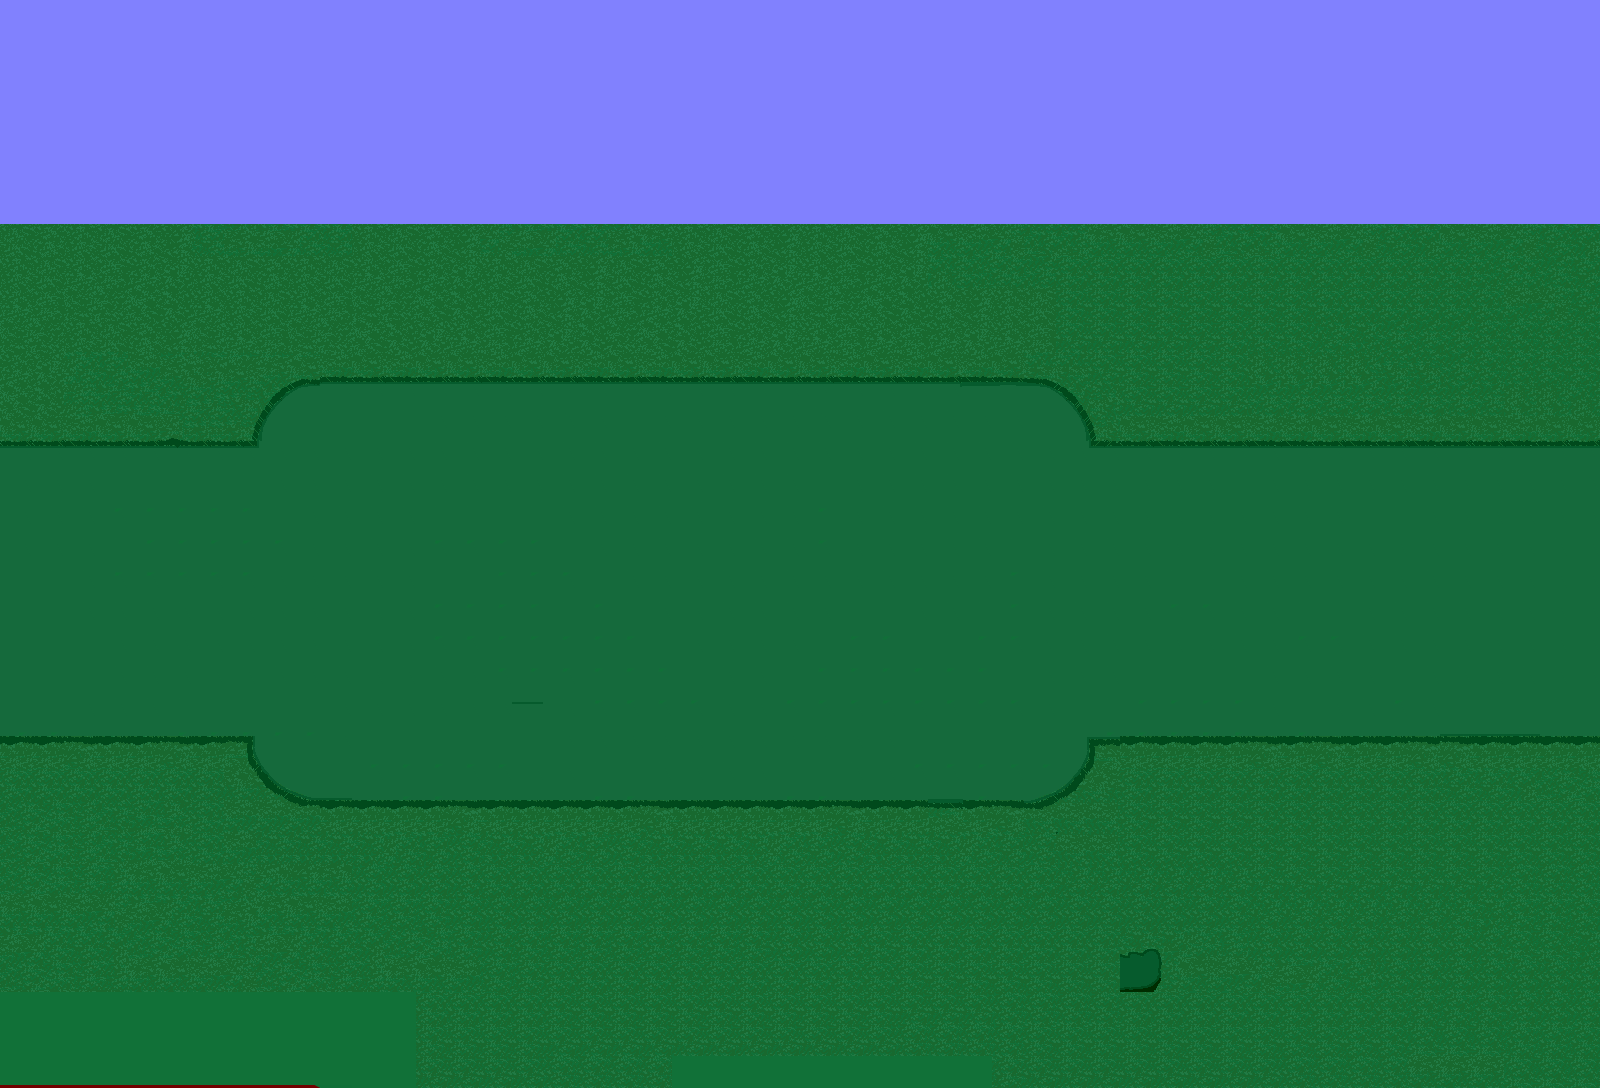

Tiled map render using the project's own tile images. Description and the map definition, with tile-layer contents summarised, below:
An orthogonal 50x34 tile map with 32x32 px tiles, 3 tile layers (Tile Layer 2, Tile Layer 1, Tile Layer 3), 5 tilesets and 32 objects (15x spobject, 9x item, level Info, trigger).

<map version="1.2" tiledversion="1.2.1" orientation="orthogonal" renderorder="right-down" width="50" height="34" tilewidth="32" tileheight="32" infinite="0" nextlayerid="6" nextobjectid="263">
 <tileset firstgid="1" name="playerstart" tilewidth="32" tileheight="32" tilecount="1" columns="1">
  <image source="playerstart.png" width="32" height="32" />
  <tile id="0">
   <properties>
    <property name="orient" value="right" />
    <property name="playerstart" value="" />
   </properties>
  </tile>
 </tileset>
 <tileset firstgid="2" name="grassdungeon1" tilewidth="32" tileheight="32" tilecount="1700" columns="50">
  <image source="grassdungeon1.png" width="1600" height="1088" />
 </tileset>
 <tileset firstgid="1702" name="foresttreesolo" tilewidth="32" tileheight="32" tilecount="63" columns="7">
  <image source="foresttreesolo.png" width="250" height="300" />
 </tileset>
 <tileset firstgid="1765" name="grassdungeon2" tilewidth="32" tileheight="32" tilecount="1700" columns="50">
  <image source="grassdungeon2.png" width="1600" height="1088" />
 </tileset>
 <tileset firstgid="3465" name="grassdungeon5" tilewidth="32" tileheight="32" tilecount="1700" columns="50">
  <image source="grassdungeon5.png" width="1600" height="1088" />
 </tileset>
 <layer id="1" name="Tile Layer 2" width="50" height="34">
  <data>[1700 cells, 221 non-empty, 160 distinct tile ids]</data>
 </layer>
 <layer id="2" name="Tile Layer 1" width="50" height="34">
  <data>[1700 cells, 40 non-empty, 40 distinct tile ids]</data>
 </layer>
 <layer id="3" name="Tile Layer 3" width="50" height="34">
  <data>[1700 cells, 1700 non-empty, 763 distinct tile ids]</data>
 </layer>
 <objectgroup id="4" name="Object Layer 1">
  <object id="7" name="level Info" x="672" y="896" width="24" height="24">
   <properties>
    <property name="areaname" value="Deeper into the forest..." />
    <property name="filter" value="dim" />
    <property name="levelinfo" value="1" />
   </properties>
  </object>
  <object id="12" x="0" y="704" width="1504" height="320">
   <properties>
    <property name="block" value="" />
   </properties>
  </object>
  <object id="16" x="0" y="32" width="1536" height="256">
   <properties>
    <property name="block" value="" />
   </properties>
  </object>
  <object id="24" type="spobject" x="32" y="704" width="196" height="298">
   <properties>
    <property name="image" value="snowyforesttreesp.png" />
    <property name="spobject" value="" />
   </properties>
  </object>
  <object id="25" type="spobject" x="608" y="704" width="196" height="298">
   <properties>
    <property name="image" value="snowyforesttreesp.png" />
    <property name="spobject" value="" />
   </properties>
  </object>
  <object id="26" type="spobject" x="224" y="704" width="196" height="298">
   <properties>
    <property name="image" value="snowyforesttreesp.png" />
    <property name="spobject" value="" />
   </properties>
  </object>
  <object id="27" type="spobject" x="416" y="704" width="196" height="298">
   <properties>
    <property name="image" value="snowyforesttreesp.png" />
    <property name="spobject" value="" />
   </properties>
  </object>
  <object id="28" type="spobject" x="800" y="704" width="196" height="298">
   <properties>
    <property name="image" value="snowyforesttreesp.png" />
    <property name="spobject" value="" />
   </properties>
  </object>
  <object id="29" type="spobject" x="992" y="704" width="196" height="298">
   <properties>
    <property name="image" value="snowyforesttreesp.png" />
    <property name="spobject" value="" />
   </properties>
  </object>
  <object id="30" type="spobject" x="1184" y="704" width="196" height="298">
   <properties>
    <property name="image" value="snowyforesttreesp.png" />
    <property name="spobject" value="" />
   </properties>
  </object>
  <object id="33" type="spobject" x="32" y="128" width="196" height="298">
   <properties>
    <property name="image" value="snowyforesttreesp.png" />
    <property name="spobject" value="" />
   </properties>
  </object>
  <object id="38" name="Player Start" type="trigger" x="64" y="544" width="32" height="32">
   <properties>
    <property name="orient" value="down" />
    <property name="playerstart" value="" />
    <property name="startarea" value="0" />
   </properties>
  </object>
  <object id="41" name="sword" type="item" x="288" y="64" width="60" height="35">
   <properties>
    <property name="description" value="A sword is lying there.\There are strange markings on the blade." />
    <property name="event1" value="" />
    <property name="image" value="firstsword.png" />
    <property name="item" value="" />
    <property name="itemid" value="firstsword" />
   </properties>
  </object>
  <object id="42" x="1184" y="64" width="704" height="128">
   <properties>
    <property name="bush.png" value="" />
   </properties>
  </object>
  <object id="44" x="-64" y="448" width="32" height="256">
   <properties>
    <property name="NewArea" value="" />
    <property name="area" value="grassdungeon5.tmx" />
    <property name="returnarea" value="3" />
   </properties>
  </object>
  <object id="187" type="spobject" x="1376" y="672" width="196" height="298">
   <properties>
    <property name="image" value="snowyforesttreesp.png" />
    <property name="spobject" value="" />
   </properties>
  </object>
  <object id="194" name="cutgrass" type="item" x="288" y="448" width="64" height="64">
   <properties>
    <property name="image" value="cutgrass.png" />
    <property name="itemid" value="stick" />
    <property name="nodesc" value="" />
    <property name="spobject" value="" />
   </properties>
  </object>
  <object id="200" name="cutgrass" type="item" x="288" y="640" width="64" height="64">
   <properties>
    <property name="image" value="cutgrass.png" />
    <property name="itemid" value="stick" />
    <property name="nodesc" value="" />
    <property name="spobject" value="" />
   </properties>
  </object>
  <object id="231" name="cutgrass" type="item" x="992" y="448" width="64" height="64">
   <properties>
    <property name="image" value="cutgrass.png" />
    <property name="itemid" value="stick" />
    <property name="nodesc" value="" />
    <property name="spobject" value="" />
   </properties>
  </object>
  <object id="237" name="cutgrass" type="item" x="992" y="640" width="64" height="64">
   <properties>
    <property name="image" value="cutgrass.png" />
    <property name="itemid" value="stick" />
    <property name="nodesc" value="" />
    <property name="spobject" value="" />
   </properties>
  </object>
  <object id="248" type="spobject" x="224" y="64" width="196" height="298">
   <properties>
    <property name="image" value="snowyforesttreesp.png" />
    <property name="spobject" value="" />
   </properties>
  </object>
  <object id="249" type="spobject" x="416" y="64" width="196" height="298">
   <properties>
    <property name="image" value="snowyforesttreesp.png" />
    <property name="spobject" value="" />
   </properties>
  </object>
  <object id="250" type="spobject" x="615" y="64" width="196" height="298">
   <properties>
    <property name="image" value="snowyforesttreesp.png" />
    <property name="spobject" value="" />
   </properties>
  </object>
  <object id="251" type="spobject" x="807" y="64" width="196" height="298">
   <properties>
    <property name="image" value="snowyforesttreesp.png" />
    <property name="spobject" value="" />
   </properties>
  </object>
  <object id="252" type="spobject" x="999" y="64" width="196" height="298">
   <properties>
    <property name="image" value="snowyforesttreesp.png" />
    <property name="spobject" value="" />
   </properties>
  </object>
  </objectgroup>
</map>
<!-- 7 of 32 objects omitted -->
